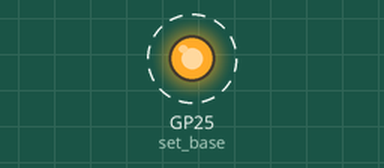
Bench run of a program on a simulated Raspberry Pi Pico running MicroPython. Parts: output pins drawn as LEDs (lit = HIGH). Dashed ring = blinking. What the program prints to the serial console is not drawn.

Above: at 0.04 s.
Timing chart, 0 to 3.0 s (numbered marks = the images above):
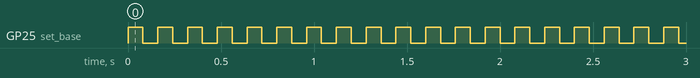

The program:

pio_blink.py
```python
from machine import Pin
import rp2
import time

# PIO Blink - RP2040 specific
@rp2.asm_pio(set_init=rp2.PIO.OUT_LOW)
def blink():
    wrap_target()
    set(pins, 1)   [31]
    nop()          [31]
    nop()          [31]
    nop()          [31]
    nop()          [31]
    set(pins, 0)   [31]
    nop()          [31]
    nop()          [31]
    nop()          [31]
    nop()          [31]
    wrap()

# Instantiate state machine 0 on Pin 25 (LED) at 2000Hz
sm = rp2.StateMachine(0, blink, freq=2000, set_base=Pin(25))
sm.active(1)
print("PIO Blinking active!")
```

Measured:
- by itself, GP25 (set_base): alternates HIGH for 0.08 s and LOW for 0.08 s
